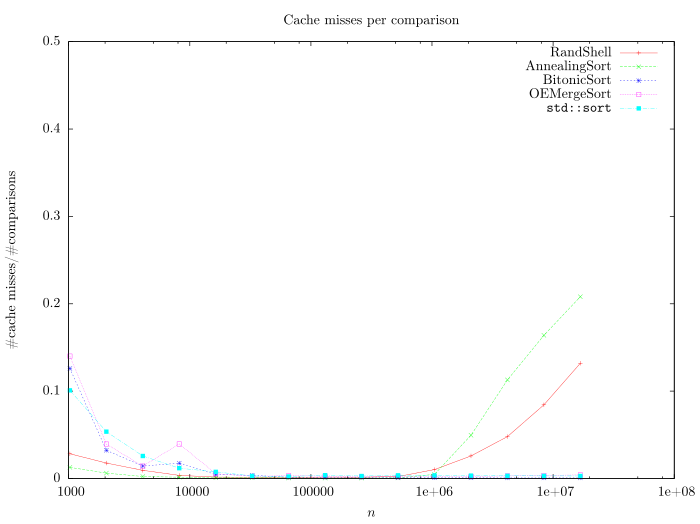

Write gnuplot code to recreate this figure.
set   autoscale
set term epslatex size 7, 5.24 standalone color colortext 10
set output 'cache-misses.tex'
unset label                            # remove any previous labels
set xtic auto                          # set xtics automatically
set ytic auto                          # set ytics automatically
set title 'Cache misses per comparison'
set xlabel '$n$'
set ylabel '\#cache misses/\#comparisons'
set logscale x
set yrange[0:0.5]

plot  	'RShellSortPure.res' using 1:($6/$5) title 'RandShell' with linespoints, \
		'AnnealingSortPure.res' using 1:($6/$5) title 'AnnealingSort' with linespoints, \
		'BitonicSort.res' using 1:($6/$5) title 'BitonicSort' with linespoints, \
		'OddEvenMergeSort.res' using 1:($6/$5) title 'OEMergeSort' with linespoints, \
		'STDSort.res' using 1:($6/$5) title '\texttt{std::sort}' with linespoints
